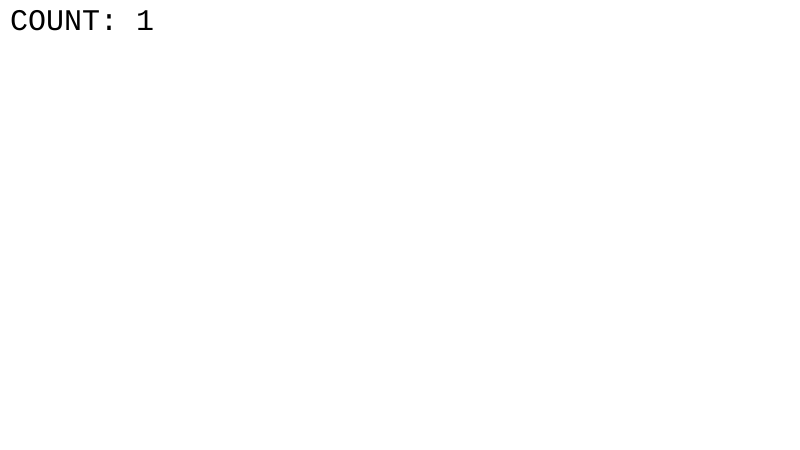
Frame 1 (no input)
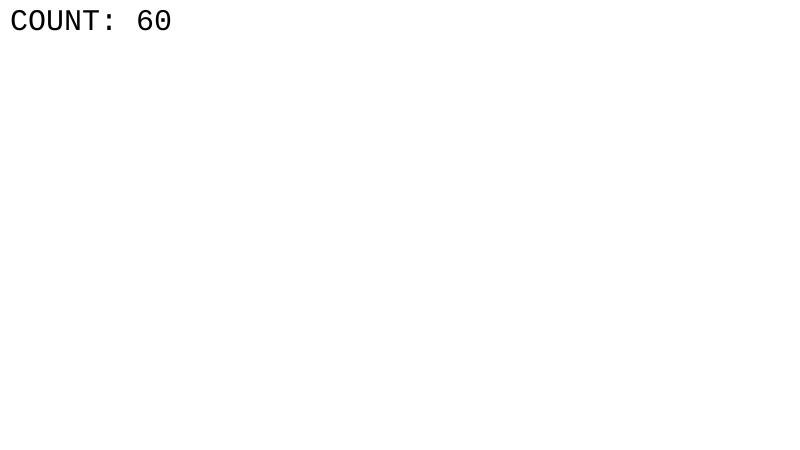
Frame 60 (no input)
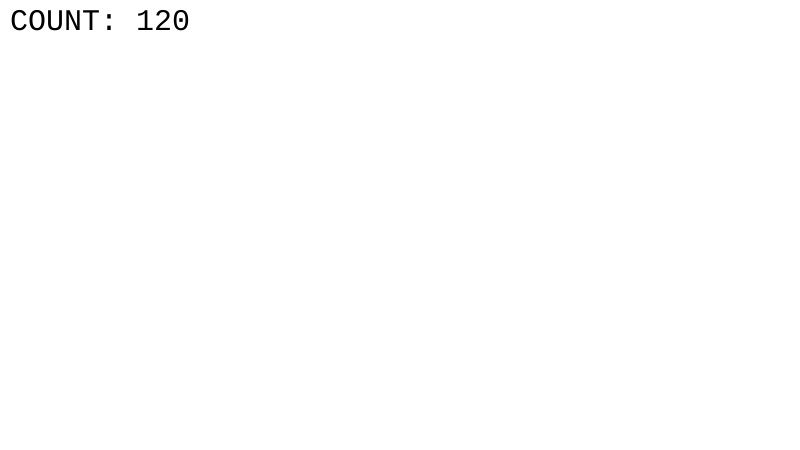
Frame 120 (the mouse pressed at the canvas centre since frame 60)

The p5.js sketch that drew these frames (run headless with seeded random() and noise() and a simulated clock; from frame 60 on, the mouse is pressed at the canvas centre):

// p5.js sketch
// ── sketch.js
/*
 * Using variables
 * @author Gareth Foote
 */

// This variable is global. Therefore is available in all functions.
var count = 0;

function setup() {
  createCanvas( 800, 450 )

  noStroke();
  textSize( 30 );
  textFont( "monospace" );

  // These variables are local to the setup function and therefore
  // only available in the setup function
  var rectWidth = 5;
  var rectHeight = 7;
  var rectArea = rectWidth * rectHeight;
  console.log( rectArea ); // Writes area to the console
}

function draw(){
  clear();

  // Increase the value stored in global variable
  count = count + 1;
  text( "COUNT: " + count, 10, 30 );
}
